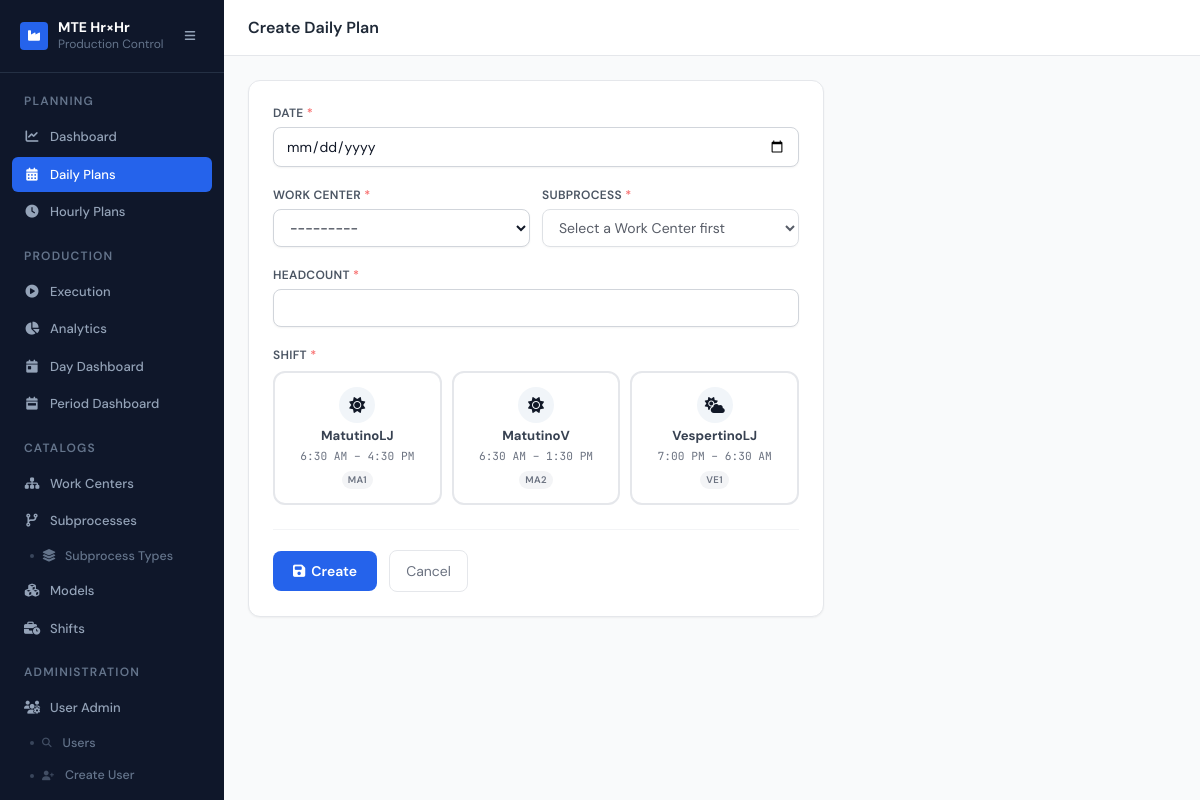
/plans/new/ (signed in), run on the app's committed database.
### core/models.py (models this page shows, shortened)
class Shift(models.Model):
    DAYS_OF_WEEK = [
        (0, 'Monday'),   (1, 'Tuesday'),  (2, 'Wednesday'),
        (3, 'Thursday'), (4, 'Friday'),   (5, 'Saturday'),
        (6, 'Sunday'),
    ]
    name       = models.CharField(max_length=100, unique=True)
    code       = models.CharField(max_length=20, unique=True,
                                  help_text="Short identifier, e.g. DAY, AFT, NGT")
    start_time = models.TimeField()
    end_time   = models.TimeField()
    is_active  = models.BooleanField(default=True)
    days_of_week = models.JSONField(
        default=list, blank=True,
        help_text="Días de la semana: 0=Lunes, 1=Martes … 6=Domingo",
    )
    created_at = models.DateTimeField(default=timezone.now)
    updated_at = models.DateTimeField(default=timezone.now)
    def __str__(self):
        return f"{self.name} ({self.code})"
    class Meta:
        verbose_name        = "Shift"
        verbose_name_plural = "Shifts"
        ordering            = ["start_time", "name"]

### planning/views.py (the view, shortened to what this page needs)
# urls.py: path("plans/new/",                  views.daily_plan_create, name="daily_plan_create"),
@login_required
@not_operator_write
def daily_plan_create(request):
    if _role(request) not in {"leader", "admin", "supervisor"}:
        messages.error(request, "Only Leaders, Supervisors, and Admins can create plans.")
        return redirect("planning:daily_plan_list")
    active_shifts = Shift.objects.filter(is_active=True).order_by("start_time")
    form = DailyPlanForm(request.POST or None)
    return render(request, "planning/plan_form.html",
                  {"form": form, "action": "Create", "active_shifts": active_shifts})

### planning/forms.py (shortened to what this page needs)
class DailyPlanForm(forms.ModelForm):
    class Meta:
        model   = DailyPlan
        fields  = ["date", "work_center", "subprocess", "headcount", "shift"]
        widgets = {
            "date":        forms.DateInput(attrs={"class": _input, "type": "date"}),
            "work_center": forms.Select(attrs={"class": _select}),
            "subprocess":  forms.Select(attrs={"class": _select}),
            "headcount":   forms.NumberInput(attrs={"class": _input, "min": 1}),
            "shift":       forms.Select(attrs={"class": _select, "id": "id_shift"}),
        }
    def __init__(self, *args, **kwargs):
        super().__init__(*args, **kwargs)
        self.fields["shift"].queryset    = Shift.objects.filter(is_active=True).order_by("start_time")
        self.fields["shift"].empty_label = "— Select a shift —"
        self.fields["shift"].required    = True

### core/models.py (called while the page is built)
    def __str__(self):
        return self.name

    def __str__(self):
        return f"{self.work_center.name} - {self.name}"

### planning/views.py (called while the page is built)
def _role(request):
    return get_role(request.user)

### users/models.py (called while the page is built)
    @property
    def is_admin(self):
        return self.role == self.ROLE_ADMIN

### templates/planning/plan_form.html (shortened to what this page needs)
{% extends "base.html" %}
{% block page_title %}{{ action }} Daily Plan{% endblock %}
{% block content %}
<div class="max-w-xl">
  <div class="bg-white rounded-xl border border-gray-200 shadow-sm p-6">
    <form method="post" novalidate id="plan-form">
      <div class="space-y-5">
        <div>
          <label class="block text-xs font-semibold text-gray-600 mb-1.5 uppercase tracking-wide">
            Date <span class="text-red-400">*</span>
          </label>
          {{ form.date }}
        </div>
        <div class="grid grid-cols-2 gap-3">
          <div>
            <label class="block text-xs font-semibold text-gray-600 mb-1.5 uppercase tracking-wide">
              Work Center <span class="text-red-400">*</span>
            </label>
            {{ form.work_center }}
          </div>
          <div>
            <label class="block text-xs font-semibold text-gray-600 mb-1.5 uppercase tracking-wide">
              Subprocess <span class="text-red-400">*</span>
            </label>
            {{ form.subprocess }}
          </div>
        </div>
        <div>
          <label class="block text-xs font-semibold text-gray-600 mb-1.5 uppercase tracking-wide">
            Headcount <span class="text-red-400">*</span>
          </label>
          {{ form.headcount }}
        </div>
        <div>
          <label class="block text-xs font-semibold text-gray-600 mb-2 uppercase tracking-wide">
            Shift <span class="text-red-400">*</span>
          </label>
          {% if not active_shifts %}
          <div class="rounded-lg border border-amber-200 bg-amber-50 px-4 py-3 text-sm text-amber-700">
            <i class="fas fa-triangle-exclamation mr-1.5"></i>
            No active shifts available.
            {% if user.profile.role in 'admin,engineer,supervisor' %}
            <a href="{% url 'core:shift_create' %}"
               class="underline font-medium">
              Create one
            </a>.
            {% endif %}
          </div>
          {% else %}
          <div class="shift-cards" id="shift-cards">
            {% for shift in active_shifts %}
            {% with sh_hour=shift.start_time.hour %}
            {% if sh_hour >= 5 and sh_hour < 14 %}
            {% with icon="fa-sun" accent="morning" %}
            <div class="shift-card {% if form.instance.shift_id == shift.id %}selected{% endif %}"
                 data-shift-id="{{ shift.id }}"
                 data-accent="{{ accent }}"
                 data-days="{{ shift.days_of_week|join:',' }}"
                 onclick="selectShift({{ shift.id }}, this)">
              <div class="shift-icon">
                <i class="fas {{ icon }}"></i>
              </div>
              <span class="shift-name">{{ shift.name }}</span>
              <span class="shift-time mono">
                {{ shift.start_time|time:"g:i A" }} – {{ shift.end_time|time:"g:i A" }}
              </span>
              <span class="shift-badge">
                {{ shift.code }}
              </span>
            </div>
            {% endwith %}
            {% elif sh_hour >= 14 and sh_hour < 22 %}
            {% with icon="fa-cloud-sun" accent="afternoon" %}
            <div class="shift-card {% if form.instance.shift_id == shift.id %}selected{% endif %}"
                 data-shift-id="{{ shift.id }}"
                 data-accent="{{ accent }}"
                 data-days="{{ shift.days_of_week|join:',' }}"
                 onclick="selectShift({{ shift.id }}, this)">
              <div class="shift-icon">
                <i class="fas {{ icon }}"></i>
              </div>
              <span class="shift-name">{{ shift.name }}</span>
              <span class="shift-time mono">
                {{ shift.start_time|time:"g:i A" }} – {{ shift.end_time|time:"g:i A" }}
              </span>
              <span class="shift-badge">
                {{ shift.code }}
              </span>
            </div>
            {% endwith %}
            {% endif %}
            {% endwith %}
            {% endfor %}
          </div>
          {% endif %}
        </div>
      </div>
      <div class="flex items-center gap-3 mt-6 pt-5 border-t border-gray-100">
        <button type="submit"
                class="bg-blue-600 hover:bg-blue-700 text-white text-sm font-semibold px-5 py-2.5 rounded-lg transition">
          <i class="fas fa-save mr-1.5"></i>{{ action }}
        </button>
        <a href="{% url 'planning:daily_plan_list' %}"
           class="text-sm text-gray-500 hover:text-gray-800 px-4 py-2.5 rounded-lg border border-gray-200 hover:border-gray-300 transition">
          Cancel
        </a>
      </div>
    </form>
  </div>
</div>
{% endblock %}

### templates/base.html (style rules this page uses)
body { font-family: 'DM Sans', sans-serif; }
.mono { font-family: 'JetBrains Mono', monospace; }

### templates/planning/plan_form.html (style rules this page uses)
.shift-cards { display: flex; gap: 10px; flex-wrap: wrap; }
.shift-card { flex: 1; min-width: 120px; display: flex; flex-direction: column; align-items: center; gap: 6px; padding: 14px 10px; border: 2px solid #e5e7eb; border-radius: 12px; cursor: pointer; transition: border-color 0.15s, background 0.15s, box-shadow 0.15s; background: #fff; user-select: none; }
.shift-card .shift-icon { width: 36px; height: 36px; border-radius: 50%; display: flex; align-items: center; justify-content: center; font-size: 1rem; background: #f1f5f9; transition: background 0.15s, color 0.15s; }
.shift-card .shift-name { font-size: 0.82rem; font-weight: 700; color: #374151; line-height: 1; }
.shift-card .shift-time { font-size: 0.7rem; color: #6b7280; font-family: 'JetBrains Mono', monospace; }
.shift-card .shift-badge { font-size: 0.6rem; font-weight: 600; text-transform: uppercase; letter-spacing: 0.04em; padding: 2px 6px; border-radius: 999px; background: #f3f4f6; color: #6b7280; }

### data on the page
Shift: name "MatutinoLJ", start_time "6:30 AM", end_time "4:30 PM", code "MA1"
Shift: name "MatutinoV", start_time "6:30 AM", end_time "1:30 PM", code "MA2"
Shift: name "VespertinoLJ", start_time "7:00 PM", end_time "6:30 AM", code "VE1"

### other printed values
{{ action }} "Create"
